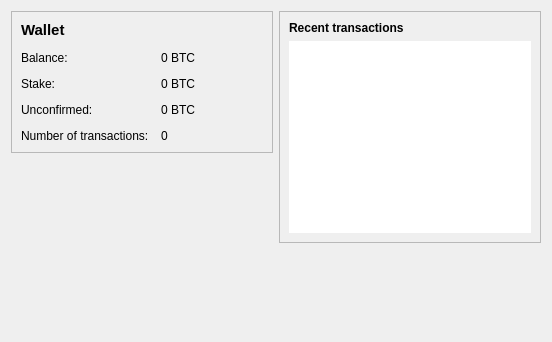
<?xml version="1.0" encoding="UTF-8"?>
<ui version="4.0">
 <class>OverviewPage</class>
 <widget class="QWidget" name="OverviewPage">
  <property name="geometry">
   <rect>
    <x>0</x>
    <y>0</y>
    <width>552</width>
    <height>342</height>
   </rect>
  </property>
  <property name="windowTitle">
   <string>Form</string>
  </property>
  <layout class="QHBoxLayout" name="horizontalLayout" stretch="1,1">
   <item>
    <layout class="QVBoxLayout" name="verticalLayout_2">
     <item>
      <widget class="QFrame" name="frame">
       <property name="frameShape">
        <enum>QFrame::StyledPanel</enum>
       </property>
       <property name="frameShadow">
        <enum>QFrame::Raised</enum>
       </property>
       <layout class="QFormLayout" name="formLayout_2">
        <property name="fieldGrowthPolicy">
         <enum>QFormLayout::AllNonFixedFieldsGrow</enum>
        </property>
        <property name="horizontalSpacing">
         <number>12</number>
        </property>
        <property name="verticalSpacing">
         <number>12</number>
        </property>
        <item row="2" column="0">
         <widget class="QLabel" name="label">
          <property name="text">
           <string>Balance:</string>
          </property>
         </widget>
        </item>
        <item row="2" column="1">
         <widget class="QLabel" name="labelBalance">
          <property name="text">
           <string notr="true">0 BTC</string>
          </property>
         </widget>
        </item>
        <item row="5" column="0">
         <widget class="QLabel" name="label_2">
          <property name="text">
           <string>Number of transactions:</string>
          </property>
         </widget>
        </item>
        <item row="5" column="1">
         <widget class="QLabel" name="labelNumTransactions">
          <property name="text">
           <string>0</string>
          </property>
         </widget>
        </item>
        <item row="4" column="0">
         <widget class="QLabel" name="label_3">
          <property name="text">
           <string>Unconfirmed:</string>
          </property>
         </widget>
        </item>
        <item row="4" column="1">
         <widget class="QLabel" name="labelUnconfirmed">
          <property name="text">
           <string notr="true">0 BTC</string>
          </property>
         </widget>
        </item>
        <item row="3" column="0">
         <widget class="QLabel" name="label_6">
          <property name="text">
           <string>Stake:</string>
          </property>
         </widget>
        </item>
        <item row="3" column="1">
         <widget class="QLabel" name="labelStake">
          <property name="text">
           <string notr="true">0 BTC</string>
          </property>
         </widget>
        </item>
        <item row="1" column="0">
         <widget class="QLabel" name="label_5">
          <property name="font">
           <font>
            <pointsize>11</pointsize>
            <bold>true</bold>
           </font>
          </property>
          <property name="text">
           <string>Wallet</string>
          </property>
         </widget>
        </item>
       </layout>
      </widget>
     </item>
     <item>
      <spacer name="verticalSpacer">
       <property name="orientation">
        <enum>Qt::Vertical</enum>
       </property>
       <property name="sizeHint" stdset="0">
        <size>
         <width>20</width>
         <height>40</height>
        </size>
       </property>
      </spacer>
     </item>
      <item>
         <widget class="QLabel" name="coinimage">
          <property name="text">
           <string/>
          </property>
          <property name="pixmap">
           <pixmap resource="../bitcoin.qrc">:/icons/bitcoin</pixmap>
          </property>
          <property name="scaledContents">
           <bool>false</bool>
          </property>
          <property name="alignment">
           <set>Qt::AlignCenter</set>
          </property>
          <property name="margin">
           <number>-2</number>
          </property>
         </widget>
        </item>
    </layout>
   </item>
   <item>
    <layout class="QVBoxLayout" name="verticalLayout_3">
     <item>
      <widget class="QFrame" name="frame_2">
       <property name="frameShape">
        <enum>QFrame::StyledPanel</enum>
       </property>
       <property name="frameShadow">
        <enum>QFrame::Raised</enum>
       </property>
       <layout class="QVBoxLayout" name="verticalLayout">
        <item>
         <widget class="QLabel" name="label_4">
          <property name="text">
           <string>&lt;b&gt;Recent transactions&lt;/b&gt;</string>
          </property>
         </widget>
        </item>
        <item>
         <widget class="QListView" name="listTransactions">
          <property name="frameShape">
           <enum>QFrame::NoFrame</enum>
          </property>
          <property name="verticalScrollBarPolicy">
           <enum>Qt::ScrollBarAlwaysOff</enum>
          </property>
          <property name="horizontalScrollBarPolicy">
           <enum>Qt::ScrollBarAlwaysOff</enum>
          </property>
         </widget>
        </item>
       </layout>
      </widget>
     </item>
     <item>
      <spacer name="verticalSpacer_2">
       <property name="orientation">
        <enum>Qt::Vertical</enum>
       </property>
       <property name="sizeHint" stdset="0">
        <size>
         <width>20</width>
         <height>40</height>
        </size>
       </property>
      </spacer>
     </item>
    </layout>
   </item>
  </layout>
 </widget>
 <resources/>
 <connections/>
</ui>
